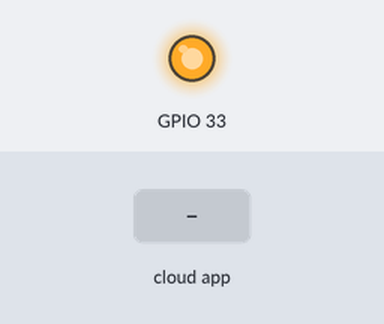
Recording of a sketch running on a simulated ESP32-S3. Parts: output pins drawn as LEDs (lit = HIGH). The test bench sets the inputs (shaded band). WiFi joins after 1.5 s; servers stay silent unless stated.

Above: at 4.2 s.
4.3 s: the phone or cloud app sets switch1 to 0
At 5.7 s:
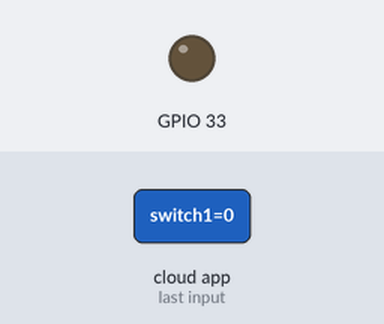
6.0 s: the phone or cloud app sets switch1 to 1
At 7.0 s:
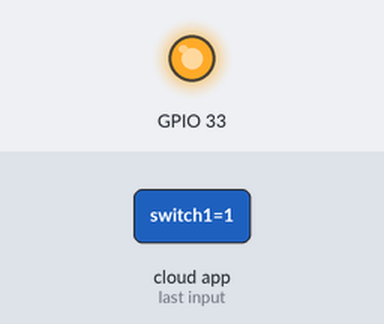
Timing chart, 0 to 9.0 s (numbered marks = the images above; inputs shaded):
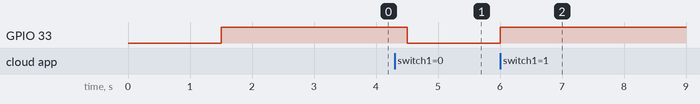

The sketch:

Home_Automation.ino
```cpp
#include "arduino_secrets.h"
/*

  The following variables are automatically generated and updated when changes are made to the Thing

  bool switch1;
  bool switch2;
  bool switch3;
  bool switch4;
  bool switch5;
  bool switch6;
  bool switch7;
  bool switch8;


*/

#include "thingProperties.h"

void setup() {
  // Initialize serial and wait for port to open:
  Serial.begin(9600);
  // This delay gives the chance to wait for a Serial Monitor without blocking if none is found
  delay(1500);
  pinMode(33, OUTPUT);
  //pinMode(3, OUTPUT);
  //pinMode(18, OUTPUT);
  //pinMode(17, OUTPUT);
  //pinMode(16, OUTPUT);
  //pinMode(15, OUTPUT);
  //pinMode(7, OUTPUT);
  //pinMode(6, OUTPUT);

  digitalWrite(33, HIGH);
  //digitalWrite(3, HIGH);
  //digitalWrite(18, HIGH);
  //digitalWrite(17, HIGH);
  //digitalWrite(16, HIGH);
  //digitalWrite(15, HIGH);
  //digitalWrite(7, HIGH);
  //digitalWrite(6, HIGH);


  delay(1500);

  // Defined in thingProperties.h
  initProperties();

  // Connect to Arduino IoT Cloud
  ArduinoCloud.begin(ArduinoIoTPreferredConnection);

  /*
     The following function allows you to obtain more information
     related to the state of network and IoT Cloud connection and errors
     the higher number the more granular information you’ll get.
     The default is 0 (only errors).
     Maximum is 4
 */
  setDebugMessageLevel(2);
  ArduinoCloud.printDebugInfo();
}

void loop() {
  ArduinoCloud.update();
  // Your code here
}


/*
  Since Switch1 is READ_WRITE variable, onSwitch1Change() is
  executed every time a new value is received from IoT Cloud.
*/
void onSwitch1Change() {
  if (switch1 == 1) {
    digitalWrite(33, HIGH);
  } else {
    digitalWrite(33, LOW);
  }
}

/*
  Since Switch2 is READ_WRITE variable, onSwitch2Change() is
  executed every time a new value is received from IoT Cloud.

void onSwitch2Change() {
  if (switch2 == 1) {
    digitalWrite(3, LOW);
  } else {
    digitalWrite(3, HIGH);
  }
}


  Since Switch3 is READ_WRITE variable, onSwitch3Change() is
  executed every time a new value is received from IoT Cloud.

void onSwitch3Change() {
  if (switch3 == 1) {
    digitalWrite(18, LOW);
  } else {
    digitalWrite(18, HIGH);
  }
}


  Since Switch4 is READ_WRITE variable, onSwitch4Change() is
  executed every time a new value is received from IoT Cloud.

void onSwitch4Change() {
  if (switch4 == 1) {
    digitalWrite(17, LOW);
  } else {
    digitalWrite(17, HIGH);
  }
}


  Since Switch5 is READ_WRITE variable, onSwitch5Change() is
  executed every time a new value is received from IoT Cloud.

void onSwitch5Change() {
  if (switch5 == 1) {
    digitalWrite(16, LOW);
  } else {
    digitalWrite(16, HIGH);
  }
}


  Since Switch6 is READ_WRITE variable, onSwitch6Change() is
  executed every time a new value is received from IoT Cloud.

void onSwitch6Change() {
  if (switch6 == 1) {
    digitalWrite(15, LOW);
  } else {
    digitalWrite(15, HIGH);
  }
}


  Since Switch8 is READ_WRITE variable, onSwitch8Change() is
  executed every time a new value is received from IoT Cloud.

void onSwitch8Change() {
  if (switch8 == 1) {
    digitalWrite(6, LOW);
  } else {
    digitalWrite(6, HIGH);
  }
}


  Since Switch7 is READ_WRITE variable, onSwitch7Change() is
  executed every time a new value is received from IoT Cloud.

void onSwitch7Change() {
  if (switch7 == 1) {
    digitalWrite(7, LOW);
  } else {
    digitalWrite(7, HIGH);
  }
}
*/
```

arduino_secrets.h
```cpp
#define SECRET_SSID "BITGREEN GTPL"
#define SECRET_OPTIONAL_PASS "bitgreen@503"
#define SECRET_DEVICE_KEY "TO24JRUQEN7SQ9JB56LT"
```

thingProperties.h
```cpp
// Code generated by Arduino IoT Cloud, DO NOT EDIT.

#include <ArduinoIoTCloud.h>
#include <Arduino_ConnectionHandler.h>

const char DEVICE_LOGIN_NAME[]  = "6b7adf5c-4489-430c-8bb0-773c93c897c6";

const char SSID[]               = SECRET_SSID;    // Network SSID (name)
const char PASS[]               = SECRET_OPTIONAL_PASS;    // Network password (use for WPA, or use as key for WEP)
const char DEVICE_KEY[]  = SECRET_DEVICE_KEY;    // Secret device password

void onSwitch1Change();
//void onSwitch2Change();
//void onSwitch3Change();
//void onSwitch4Change();
//void onSwitch5Change();
//void onSwitch6Change();
//void onSwitch7Change();
//void onSwitch8Change();

bool switch1;
//bool switch2;
//bool switch3;
//bool switch4;
//bool switch5;
//bool switch6;
//bool switch7;
//bool switch8;

void initProperties(){

  ArduinoCloud.setBoardId(DEVICE_LOGIN_NAME);
  ArduinoCloud.setSecretDeviceKey(DEVICE_KEY);
  ArduinoCloud.addProperty(switch1, READWRITE, ON_CHANGE, onSwitch1Change);
  //ArduinoCloud.addProperty(switch2, READWRITE, ON_CHANGE, onSwitch2Change);
  //ArduinoCloud.addProperty(switch3, READWRITE, ON_CHANGE, onSwitch3Change);
  //ArduinoCloud.addProperty(switch4, READWRITE, ON_CHANGE, onSwitch4Change);
  //ArduinoCloud.addProperty(switch5, READWRITE, ON_CHANGE, onSwitch5Change);
  //ArduinoCloud.addProperty(switch6, READWRITE, ON_CHANGE, onSwitch6Change);
  //ArduinoCloud.addProperty(switch7, READWRITE, ON_CHANGE, onSwitch7Change);
  //ArduinoCloud.addProperty(switch8, READWRITE, ON_CHANGE, onSwitch8Change);

}

WiFiConnectionHandler ArduinoIoTPreferredConnection(SSID, PASS);
```

Measured:
- after the input at 4.3 s, GPIO 33: HIGH → LOW after 0.20 s
- after the input at 6.0 s, GPIO 33: LOW → HIGH at once
